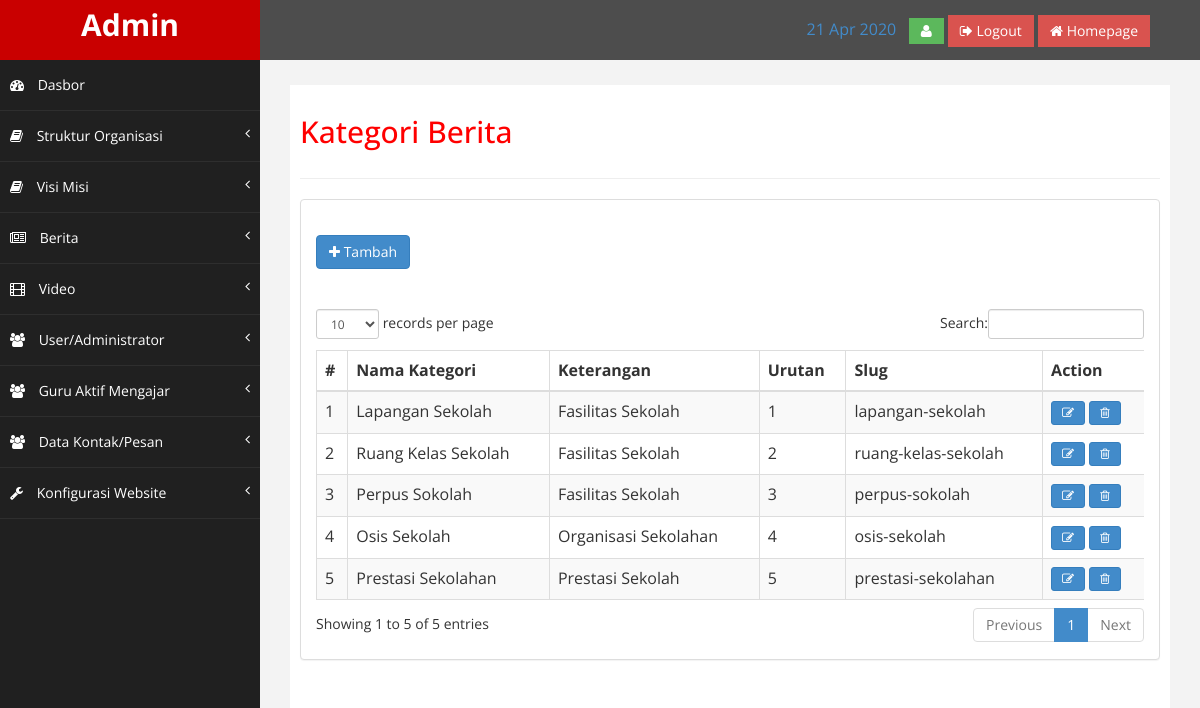
The page /index.php/admin/kategori_berita on the database as committed earlier.
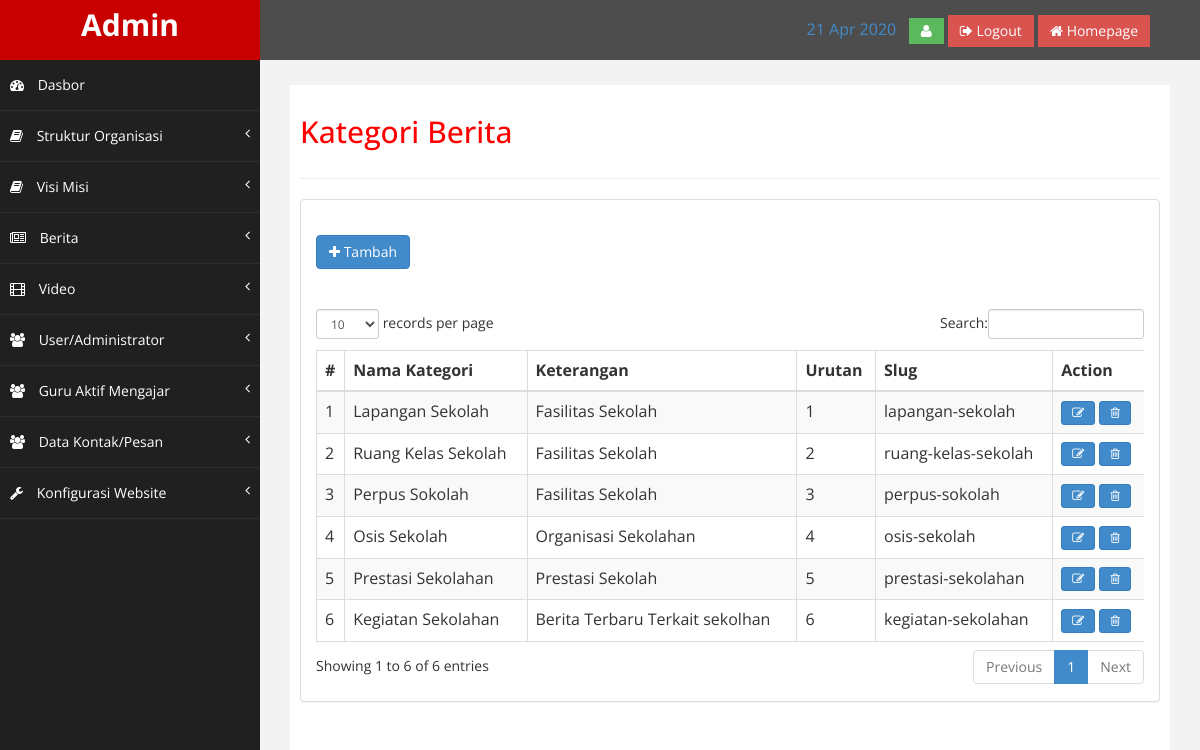
The same page on the database as committed later.
### tables this page shows
CREATE TABLE `kategori_berita` (
  `id_kategori_berita` int(11) NOT NULL,
  `slug_kategori_berita` varchar(255) NOT NULL,
  `nama_kategori_berita` varchar(255) NOT NULL,
  `keterangan` text,
  `urutan` int(11) DEFAULT NULL
);

### application/views/admin/layout/wrapper.php (called while the page is built)
<?php
require_once('head.php');
require_once('header.php');
require_once('nav.php');
require_once('content.php');
require_once('footer.php');

### application/controllers/admin/Kategori_berita.php (called while the page is built, shortened)
<?php
class Kategori_berita extends CI_Controller
{
	public function __construct()
	{
		$this->load->model('kategori_berita_model');
	}
	public function index()
	{
		$kategori_berita = $this->kategori_berita_model->listing();
		$this->form_validation->set_rules(
			'nama_kategori_berita',
			'Nama kategori',
			'required',
			array('required'	=> 'Nama kategori berita harus diisi')
		);
		if ($this->form_validation->run() === FALSE) {
			$data = array(
				'title'				=> 'Kategori Berita',
				'kategori_berita'	=> $kategori_berita,
				'isi'				=> 'admin/kategori_berita/list'
			);
			$this->load->view('admin/layout/wrapper', $data);
		}
	}
}

### index.php (called while the page is built, shortened)
<?php
require_once BASEPATH.'core/CodeIgniter.php';

### application/views/admin/layout/content.php (called while the page is built)
<?php
if ($isi) {
	$this->load->view($isi);
}

### application/models/Kategori_berita_model.php (called while the page is built, shortened)
<?php
class Kategori_berita_model extends CI_Model
{
	public function listing()
	{
		$this->db->select('*');
		$this->db->from('kategori_berita');
		$this->db->order_by('urutan', 'ASC');
		$query = $this->db->get();
		return $query->result();
	}
}

### application/views/admin/kategori_berita/list.php (the view, shortened to what this page needs)
<p>
	<?php include('tambah.php') ?>
</p>
<table class="table table-striped table-bordered table-hover" id="dataTables-example">
	<thead>
		<tr>
			<th>#</th>
			<th>Nama Kategori</th>
			<th>Keterangan</th>
			<th>Urutan</th>
			<th>Slug</th>
			<th>Action</th>
		</tr>
	</thead>
	<tbody>
		<?php $i = 1;
		foreach ($kategori_berita as $kategori_berita) { ?>
			<tr class="odd gradeX">
				<td><?php echo $i ?></td>
				<td><?php echo $kategori_berita->nama_kategori_berita ?></td>
				<td><?php echo $kategori_berita->keterangan ?></td>
				<td><?php echo $kategori_berita->urutan ?></td>
				<td><?php echo $kategori_berita->slug_kategori_berita ?></td>
				<td>
					<a href="<?php echo base_url('admin/kategori_berita/edit/' . $kategori_berita->id_kategori_berita) ?>" class="btn btn-primary btn-sm"><i class="fa fa-edit"></i></a>
					<?php include('delete.php') ?>
				</td>
			</tr>
		<?php $i++;
		} ?>
	</tbody>
</table>

### application/views/admin/layout/nav.php (shortened to what this page needs)
<nav class="navbar-default navbar-side" role="navigation">
	<div class="sidebar-collapse">
		<ul class="nav" id="main-menu">
			<li><a href="<?php echo base_url('admin/dasbor') ?>"><i class="fa fa-dashboard"></i> Dasbor</a></li>
			<li><a href="#"><i class="fa fa-book"></i> Struktur Organisasi<span class="fa arrow"></span></a>
			</li>
			<li><a href=""><i class="fa fa-book"></i> Visi Misi <span class="fa arrow"></span></a>
			</li>
			<li><a href="#"><i class="fa fa-newspaper-o"></i> Berita<span class="fa arrow"></span></a>
			</li>
			<li><a href="#"><i class="fa fa-film"></i> Video<span class="fa arrow"></span></a>
			</li>
			<li><a href="#"><i class="fa fa-users"></i> User/Administrator<span class="fa arrow"></span></a>
			</li>
			<li><a href="#"><i class="fa fa-users"></i> Guru Aktif Mengajar<span class="fa arrow"></span></a>
			</li>
			<li><a href="#"><i class="fa fa-users"></i> Data Kontak/Pesan<span class="fa arrow"></span></a>
			</li>
			<li><a href="#"><i class="fa fa-wrench"></i> Konfigurasi Website<span class="fa arrow"></span></a>
			</li>
		</ul>
	</div>
</nav>
<div id="page-wrapper">
	<div id="page-inner">
		<div class="row">
			<div class="col-md-12">
				<h2><?php echo $title ?></h2>
			</div>
		</div>
		<hr />
		<div class="row">
			<div class="col-md-12">
				<div class="panel panel-default">
					<div class="panel-body">
						<div class="table-responsive">

### application/views/admin/kategori_berita/delete.php (shortened to what this page needs)
<button class="btn btn-primary btn-sm" data-toggle="modal" data-target="#Delete<?php echo $kategori_berita->id_kategori_berita ?>">
	<i class="fa fa-trash-o"></i>
</button>

Rows that differ between the two databases and show on the page:
added kategori_berita: nama_kategori_berita "Kegiatan Sekolahan", keterangan "Berita Terbaru Terkait sekolhan", urutan "6", slug_kategori_berita "kegiatan-sekolahan"
Other text that changed with them:
text written by a page script: "records per page Search: Showing 1 to 5 of 5 entries Previous 1 Next" → "records per page Search: Showing 1 to 6 of 6 entries Previous 1 Next"
